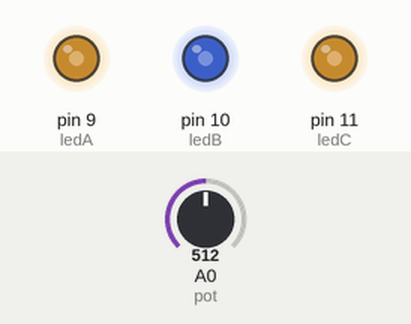
Bench run of a sketch on a simulated Arduino Uno, built with avr-gcc and run on an emulated ATmega328P. Parts: output pins drawn as LEDs (lit = HIGH). Inputs (shaded band) come from the test bench; at power-on: A0 (pot) = 512.

Above: at 1.2 s.
1.3 s: A0 (pot) set to 716
At 2.5 s:
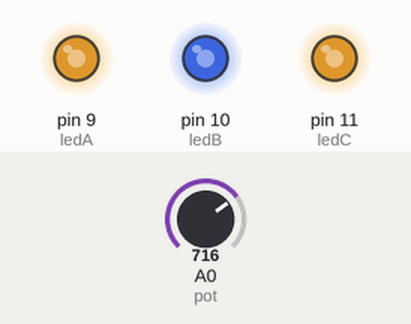
2.8 s: A0 (pot) set to 900
At 3.8 s:
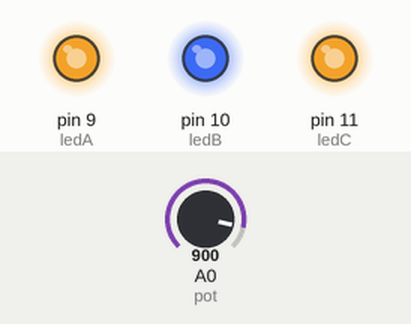
4.3 s: A0 (pot) set to 122
At 5.0 s:
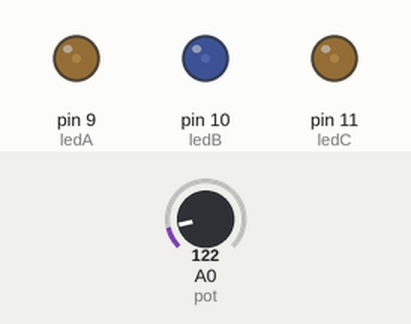
5.8 s: A0 (pot) set to 0
At 6.1 s:
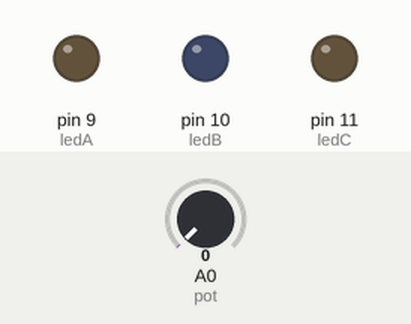
Timing chart, 0 to 8.3 s (numbered marks = the images above; inputs shaded):
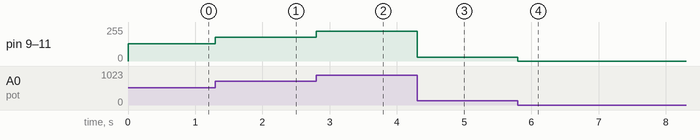

Measured:
- after the input at 1.3 s, pin 9 (ledA), pin 10 (ledB), pin 11 (ledC): 128/255 → 179/255 at once
- after the input at 2.8 s, pin 9 (ledA), pin 10 (ledB), pin 11 (ledC): 179/255 → 225/255 at once
- after the input at 4.3 s, pin 9 (ledA), pin 10 (ledB), pin 11 (ledC): 225/255 → 30/255 at once
- after the input at 5.8 s, pin 9 (ledA), pin 10 (ledB), pin 11 (ledC): 30/255 → 0/255 at once

The sketch:

3LampuPotensio.ino
```cpp
int ledA = 9, ledB = 10, ledC = 11;
int pot = A0;
int data;

void setup(){
  pinMode(ledA,OUTPUT);
  pinMode(ledB,OUTPUT);
  pinMode(ledC,OUTPUT);
  pinMode(pot,INPUT);
}
void loop(){
  data=analogRead(pot);
  data=data/4;
  analogWrite(ledA,data);
  analogWrite(ledB,data);
  analogWrite(ledC,data);
}
```
